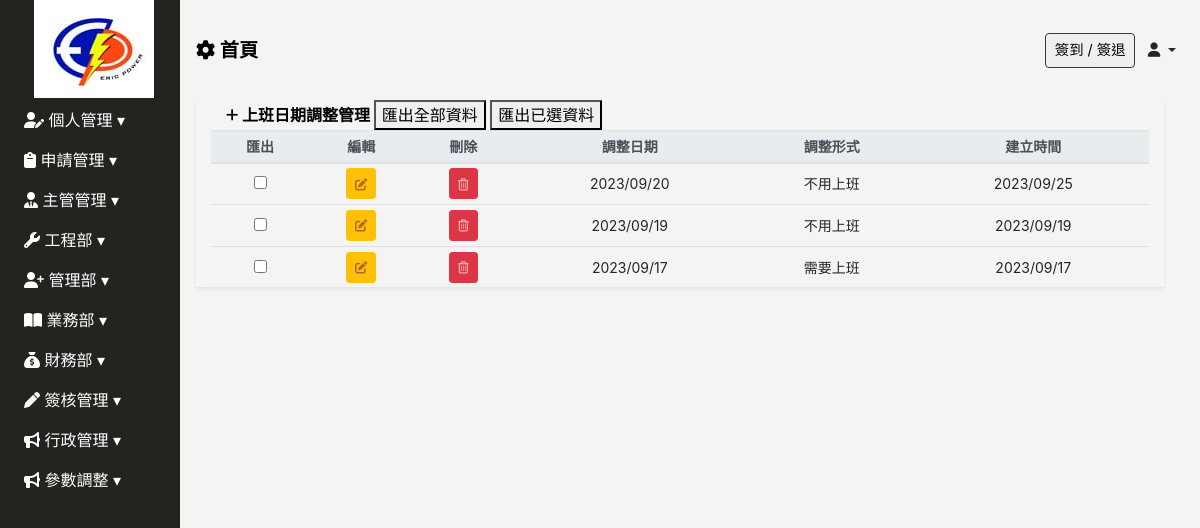
Screenshot of /ExtraWorkDay with the database file from the repository.
### Backend/models.py (models this page shows, shortened)
class ModifiedModel(models.Model):
    modified_by = models.ForeignKey("Employee", on_delete=models.SET_NULL, null=True, blank=True)
    created_date = models.DateField(default=timezone.now,verbose_name='建立日期')
    update_date = models.DateField(auto_now=True, verbose_name='更新日期')
    class Meta:
        abstract = True

class ExtraWorkDay(ModifiedModel):
    DATE_TYPE_CHOICES = [
        ('extra_work', '補班、額外上班日(這天要上班)'),
        ('day_off', '國定假日、平日休假日(這天不用上班)'),
    ]
    date = models.DateField(verbose_name="調整日期")
    date_type = models.CharField(max_length=10, choices=DATE_TYPE_CHOICES, verbose_name="日期類型")
    created_by = models.ForeignKey("Employee",related_name="ExtraWorkDay_author", on_delete=models.SET_NULL, null=True, blank=True, verbose_name='建立人')
    class Meta:
        verbose_name = "工作日調整"   # 單數
        verbose_name_plural = verbose_name   #複數
        ordering = ['-id']

### Frontend/views.py (the view)
# urls.py: path('ExtraWorkDay', views.ExtraWorkDay_ListView.as_view(), name="ExtraWorkDay"),
class ExtraWorkDay_ListView(ListView):
    model = ExtraWorkDay
    template_name = 'extraworkday/extraworkday.html'
    context_object_name = 'extraworkday_list'
    def get_context_data(self, **kwargs):
        context = super().get_context_data(**kwargs)
        return context

### Backend/context_processors.py (called while the page is built, shortened)
def approval_count(request):
    if  isinstance(request.user, AnonymousUser):
        return {'approval_count': 0}

def pass_test_func(request):
    pass_test_func = settings.PASS_TEST_FUNC
    return {"pass_test_func":pass_test_func}

def sys_messages(request):
    if  isinstance(request.user, AnonymousUser):
        return {'sys_messages': {}}

def client_list(request):
    clients = Client.objects.all()
    return {'clients': clients}

### Frontend/templatetags/custom_tags.py (called while the page is built)
@register.filter
def in_group_T_or_F(user, group):
    is_supervisor = False
    is_in_group = any(group in user_group.name for user_group in user.groups.all())
    return is_in_group

### Frontend/templates/extraworkday/extraworkday.html (shortened to what this page needs)
{% extends 'base/base_dashboard.html' %}
{% block import %}
{% load static%}
{% load custom_tags %}
{% endblock %}
{% block main %}
<div class="main px-3">
    <div class="client-table container-fluid shadow-sm table-responsive-lg">
        <table class="table table-sm table-hover text-center" id="table" data-toggle="table" data-sortable="true"
            data-toolbar="#toolbar" data-search="true" data-show-columns="true" data-filter-strict-search="true"
            data-show-columns-toggle-all="true" data-pagination="true" data-page-size="25" data-page-list="[25, All]"
            data-filter-control="true">
            <div id="toolbar">
                <div class="client-header container-fluid">
                    <a href="" class="font-weight-bold" id="sys_new" data-toggle="modal" data-target="#client-modal">
                        <i class="fa-solid fa-plus fa-sm" style="color: #000000;"></i> 上班日期調整管理
                    </a>
                    <button class="d-none d-md-inline-block" onclick="exportAllOptionToExcel('客戶.xlsx')"
                        data-export-url="{% url 'excel_export' %}">匯出全部資料</button>
                    <button class="d-none d-md-inline-block"
                        onclick="exportSelectedOptionToExcel('上班日期調整.xlsx')">匯出已選資料</button>
                </div>
            </div>
            <thead class="thead-light" style="font-size: 14px;">
                <tr class="text-nowrap">
                    <th data-force-hide="true" data-switchable="false" data-no-print="true" data-field="checkbox"
                        class="d-none d-md-table-cell">匯出</th>
                    <th data-force-hide="true" data-switchable="false" data-no-print="true" data-field="edit">編輯</th>
                    <th data-force-hide="true" data-switchable="false" data-no-print="true" data-field="delete">刪除</th>
                    <th data-field="date" data-sortable="true">調整日期</th>
                    <th data-field="a" data-sortable="true">調整形式</th>
                    <th data-field="b" data-sortable="true">建立時間</th>
                </tr>
            </thead>
            <tbody class="text-nowrap" style="font-size: 14px;">
                {% for client in extraworkday_list %}
                <tr>
                    <td><input type="checkbox" name="importcheckd" onclick="updateCheckedArray(this)"
                            value="{{ client.id }}"></td>
                    <td>
                        <a data-target="#client-modal" type="button" data-url="ExtraWorkDay" data-id="{{ client.id }}"
                            class="sys_get btn btn-sm btn-warning" data-toggle="modal" onclick="LoadData(event)">
                        </a>
                    </td>
                    <td>
                        <a data-url="ExtraWorkDay" data-target="#client-modal" data-id="{{ client.id }}" type="button"
                            class="sys_del btn btn-sm btn-danger" onclick="DELETE_handleClick(event)">
                        </a>
                    </td>
                    <td>
                        {{ client.date|date:"Y/m/d" }}
                    </td>
                    <td>
                        {% if client.date_type == 'day_off' %}
                        不用上班
                        {% else %}
                        需要上班
                        {% endif %}
                    </td>
                    <td>
                        {{ client.created_date|date:"Y/m/d" }}
                    </td>
                </tr>
                {% endfor %}
            </tbody>
        </table>
    </div>
</div>
{% endblock %}

### static/css/base/base.css (style rules this page uses)
:root { --sidebar-width: 180px; --theme-black: #252320; --theme-white: #f4f4f3; }
body { background: var(--theme-white); }
button { color: #000; }

### static/css/index/index-login.css (style rules this page uses)
.main { width: calc(100vw - var(--sidebar-width) - 20px); position: relative; left: var(--sidebar-width); top: 100px; }

### Frontend/templates/extraworkday/extraworkday.html (style rules this page uses)
.client-header a { text-decoration: none; color: black; }
.client-table td { vertical-align: middle; }

### rows the page displays
ExtraWorkDay: date "2023/09/20", date_type "不用上班", created_date "2023/09/25"
ExtraWorkDay: date "2023/09/19", date_type "不用上班", created_date "2023/09/19"
ExtraWorkDay: date "2023/09/17", date_type "需要上班", created_date "2023/09/17"
